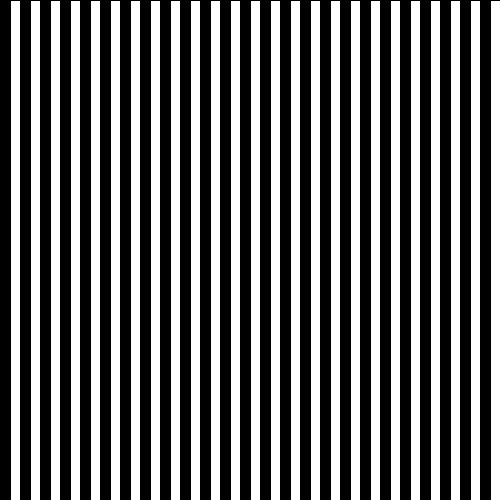
Frame 1 (no input)
Frame 60 (the mouse pressed at the canvas centre just before this capture): identical to frame 1, image omitted
Frame 120 (the mouse held since frame 60 and released just before this capture): identical to frame 1, image omitted

The Processing sketch that drew this single still picture (run headless with seeded random() and noise(); from frame 60 on, the mouse is pressed at the canvas centre):

// Processing sketch: while2
// ── while2.pde
// Practice Drawing With While Loops
// Question 2

void setup()
{
  size(500, 500);
  background(255);
}

void draw()
{
  barCode();
}

void barCode()
{
  int n = 50;
  int i = 0;
  float barWidth = width/n;
  
  while (i <= n)
  {
    // find the x coordinates
    float x1 = i * barWidth;
    float x2 = x1 + barWidth;
    
    // set the color
    if (i % 2 == 0)
    {
      fill(0);
    }
    else
    {
      fill(255);
    }
    
    //draw the bar
    rect(x1, 0, x2, height);
    
    i += 1;
  }
}
